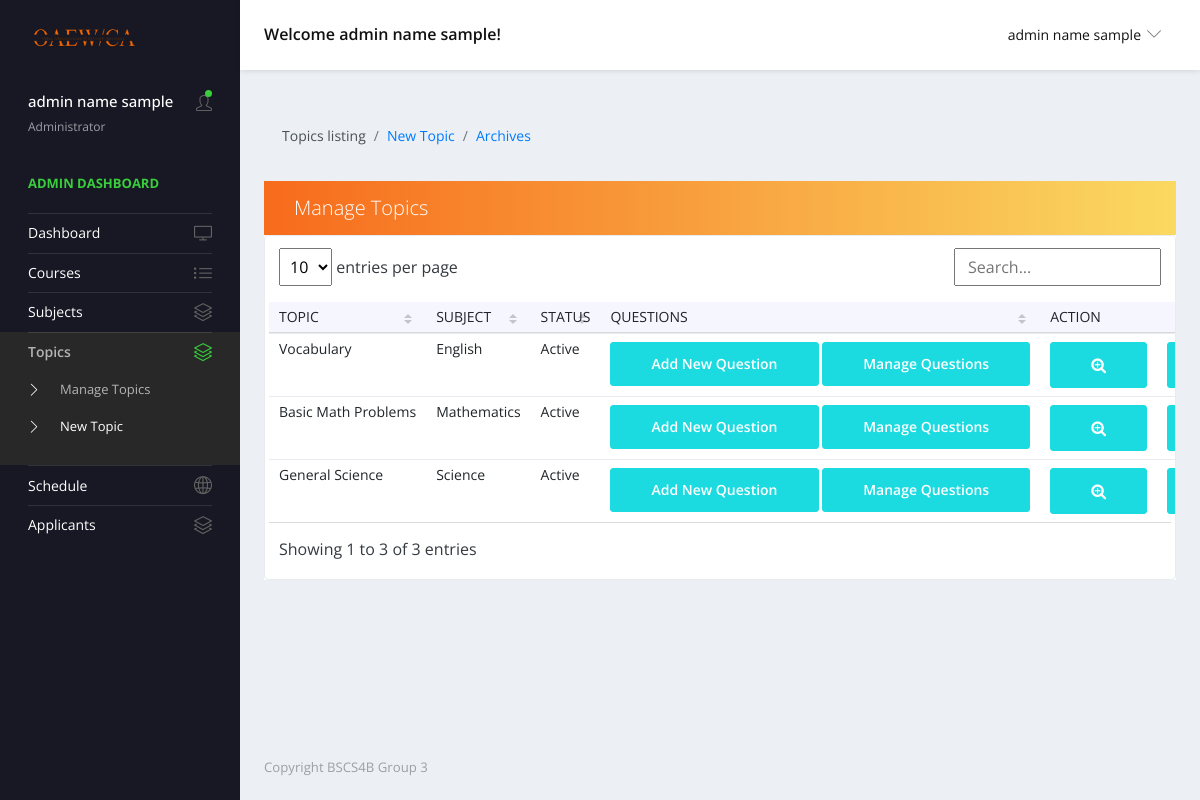
Screenshot of /views/manage-topics.php (signed in) with the database file from the repository.
### tables this page shows
CREATE TABLE `tbl_exam_topics` (
  `topic_id` int(11) NOT NULL,
  `topic_name` varchar(255) NOT NULL,
  `topic_desc` varchar(255) NOT NULL,
  `topic_duration` int(11) NOT NULL,
  `topic_stat` int(11) NOT NULL,
  `topic_stamp` timestamp NOT NULL DEFAULT current_timestamp(),
  `topic_subj` int(11) NOT NULL
);

CREATE TABLE `tbl_exam_subjects` (
  `subj_id` int(11) NOT NULL,
  `subj_name` varchar(255) NOT NULL,
  `subj_desc` varchar(255) NOT NULL,
  `subj_status` int(11) NOT NULL,
  `subj_timestamp` timestamp NOT NULL DEFAULT current_timestamp()
);

### forms/adminQueries.php (called while the page is built, shortened)
<?php
function getTopics() {
    $url = 'localhost';
    $username = 'root';
    $password = '';
    $conn = new mysqli($url, $username, $password, 'project');
    $sql = mysqli_query($conn,
    "SELECT *
    FROM tbl_exam_topics
    ");
    return mysqli_fetch_all($sql, MYSQLI_ASSOC);
}
?>

### views/manage-topics.php (the view, shortened to what this page needs)
<?php
    include '../forms/adminQueries.php';
?>
<!DOCTYPE html>
<html lang="en">
  <head>
    <link rel="stylesheet" href="../vendors/simple-line-icons/css/simple-line-icons.css">
    <link rel="stylesheet" href="../vendors/flag-icon-css/css/flag-icon.min.css">
    <link rel="stylesheet" href="../vendors/css/vendor.bundle.base.css">
    <link rel="stylesheet" href="../vendors/daterangepicker/daterangepicker.css">
    <link rel="stylesheet" href="../vendors/chartist/chartist.min.css">
    <link rel="stylesheet" href="../assets/css/style-admin.css">
    <link rel="stylesheet" href="https://cdnjs.cloudflare.com/ajax/libs/font-awesome/4.7.0/css/font-awesome.min.css">
  </head>
  <body>
    <div class="container-scroller">
      <nav class="navbar default-layout-navbar col-lg-12 col-12 p-0 fixed-top d-flex flex-row">
        <div class="navbar-brand-wrapper d-flex align-items-center">
          <a class="navbar-brand brand-logo" href="../views/admin.php">
            <img src="../assets/img/OAEWCA-LOGO copy.png" alt="logo" class="logo-dark" />
          </a>
        </div>
        <div class="navbar-menu-wrapper d-flex align-items-center flex-grow-1">
          <h5 class="mb-0 font-weight-medium d-none d-lg-flex">Welcome <?php echo ($_SESSION['fullname']); ?>!</h5>
          <ul class="navbar-nav navbar-nav-right ml-auto">
            <li class="nav-item dropdown d-none d-xl-inline-flex user-dropdown">
              <a class="nav-link dropdown-toggle" id="UserDropdown" href="#" data-toggle="dropdown" aria-expanded="false">
               <span class="font-weight-normal"> <?php echo ($_SESSION['fullname']); ?> </span></a>
            </li>
          </ul>
        </div>
      </nav>
      <div class="container-fluid page-body-wrapper">
        <nav class="sidebar sidebar-offcanvas" id="sidebar">
          <ul class="nav">
            <li class="nav-item nav-profile">
              <a href="#" class="nav-link">
                <div class="text-wrapper">
                  <p class="profile-name"><?php echo ($_SESSION['fullname']); ?></p>
                  <p class="designation">Administrator</p>
                </div>
                <div class="icon-container">
                  <i class="icon-user"></i>
                  <div class="dot-indicator bg-success"></div>
                </div>
              </a>
            </li>
            <li class="nav-item nav-category">
              <span class="nav-link">Admin Dashboard</span>
            </li>
            <li class="nav-item">
              <a class="nav-link" href="../views/admin.php">
                <span class="menu-title">Dashboard</span>
                <i class="icon-screen-desktop menu-icon"></i>
              </a>
            </li>
            <li class="nav-item">
              <a class="nav-link" href="../views/admin-courses.php">
                <span class="menu-title">Courses</span>
                <i class="icon-list menu-icon"></i>
              </a>
            </li>
            <li class="nav-item">
              <a class="nav-link" data-toggle="collapse" href="#ui-subjects" aria-expanded="false" aria-controls="ui-subjects">
                <span class="menu-title">Subjects</span>
                <i class="icon-layers menu-icon"></i>
              </a>
            </li>
            <li class="nav-item">
              <a class="nav-link" data-toggle="collapse" href="#ui-topics" aria-expanded="false" aria-controls="ui-topics">
                <span class="menu-title">Topics</span>
                <i class="icon-layers menu-icon"></i>
              </a>
              <div class="collapse" id="ui-topics">
                <ul class="nav flex-column sub-menu">
                  <li class="nav-item"> <a class="nav-link" href="../views/manage-topics.php">Manage Topics</a></li>
                  <li class="nav-item"> <a class="nav-link" href="../views/new-topic.php">New Topic</a></li>
                </ul>
              </div>
            </li>
            <li class="nav-item">
              <a class="nav-link" href="../views/admin-schedule.php">
                <span class="menu-title">Schedule</span>
                <i class="icon-globe menu-icon"></i>
              </a>
            </li>
            <li class="nav-item">
              <a class="nav-link" data-toggle="collapse" href="#ui-applicants" aria-expanded="false" aria-controls="ui-applicants">
                <span class="menu-title">Applicants</span>
                <i class="icon-layers menu-icon"></i>
              </a>
            </li>
          </ul>
        </nav>
        <div class="main-panel">
        <div class="content-wrapper">
          <div class="page-header">
            <nav>
              <ol class="breadcrumb">
                <li class="breadcrumb-item active">Topics listing</li>
                <li class="breadcrumb-item"><a href="../views/new-topic.php">New Topic</a></li>
                <li class="breadcrumb-item"><a href="../views/archived_topic.php">Archives</a></li>
              </ol>
            </nav>
          </div>
          <div class="row quick-action-toolbar">
            <div class="col-md-12 grid-margin">
              <div class="card">
                  <div class="card-header d-block d-md-flex">
                    <p class="lead mb-0 ">Manage Topics</p>
                  </div>
                  <div class="table-responsive border rounded p-1">
                    <table class="table table-hover text-nowrap datatable">
                      <thead>
                        <tr>
                          <th scope="col">TOPIC</th>
                          <th scope="col">SUBJECT</th>
                          <th scope="col">STATUS</th>
                          <th scope="col">QUESTIONS</th>
                          <th scope="col">ACTION</th>
                        </tr>
                      </thead>
                      <tbody>
                        <?php
                        $rows = getTopics();
                        $i = 0;
                        while ($i < count($rows)) {
                          $row = $rows[$i];
                          $id = $row['topic_id'];
                          $name = $row['topic_name'];
                          $state = $row['topic_stat'];
                          $desc = $row['topic_desc'];
                          $duration = $row['topic_duration'];
                          $subj = $row['topic_subj'];
                          $stamp = $row['topic_stamp'];
                          if ($state == 1){ $status = "Active";}
                          else if ($state == 0) { $status = "Inactive";}
                          $url = 'localhost';
                          $username = 'root';
                          $password = '';
                          $conn = new mysqli($url, $username, $password, 'project');
                        $sql = "select * from tbl_exam_subjects where subj_id = '".$subj."'";
                        $result = $conn->query($sql);
                        $check = $result->fetch_assoc();
                          $subject = $check['subj_name'];
                        $lqs = "select count(*) as total from tbl_topic_questions where Que_topic = '".$id."'";
                        $count = $conn->query($lqs);
                        $recheck = $count->fetch_assoc();
                          $que_count = $recheck['total'];
                          echo "<tr>
                                    <td>" . $name . "</td>
                                    <td>" . $subject . "</td>
                                    <td>" . $status . "</td>
                                    <td>" .
                            "<div class='d-flex '>
                                <form method='POST'>
                                <button type='button' id='addbutton' class = 'btn btn-primary editbtn' data-bs-toggle='modal' data-bs-target='#addModal' data-editid='$id' data-editName='$name' onClick='addQuestion(this)'>
                                Add New Question
                               </button>
                               <button type='button' id='managebutton' class = 'btn btn-primary editbtn' data-bs-toggle='modal' data-bs-target='#manageModal' data-manageid='$id' data-manageCount='$que_count' data-manageName='$name' onClick='manageQuestion(this)'>
                               Manage Questions
                              </button>";
                          echo "</form>" .
                            "</div>" .
                            "</td>" .
                            "<td>" .
                            "<div class='d-flex '>
                                <form method='POST'>
                                <button type='button' id='expandbutton' class = 'btn btn-primary editbtn' data-bs-toggle='modal' data-bs-target='#expandmodal' data-exname='$name' data-exStatus='$state' data-exSubj='$subject' data-dura='$duration' data-exDesc='$desc' data-exTime='$stamp' onClick='expand(this)'>
                                <i class='fa fa-search-plus'></i>
                               </button>
                                <button type='button' id='editButton' class = 'btn btn-primary mx-3 editbtn' data-bs-toggle='modal' data-bs-target='#editmodal' data-editid='$id' data-editName='$name' data-dura='$duration data-status='$state' data-description='$desc' onClick='editSubject(this)'>
                                <i class='fa fa-pencil'></i>
                                </button>
                            <button type='button' class='btn btn-danger delbtn' data-bs-toggle='modal' data-bs-target='#delmodal' data-courseid='$id' data-question='$name' onClick='archiveCourse(this)'><i class='fa fa-trash-o'></i></button> </form>" .
                            "</div>" .
                            "</td>" .
                            "</td>
                                  </tr>";
                          $i++;
                        }
                        ?>
                      </tbody>
                    </table>
                      </div>
                  </div>
              </div>
          </div>
        </div>
        <footer class="footer">
          <div class="d-sm-flex justify-content-center justify-content-sm-between">
            <span class="text-muted d-block text-center text-sm-left d-sm-inline-block">Copyright BSCS4B Group 3</span>
          </div>
        </footer>
      </div>
    </div>
    </div>
    <link href="../assets/vendor/simple-datatables/style.css" rel="stylesheet">
  </body>
</html>

### rows the page displays
tbl_exam_topics: topic_name "Vocabulary", tbl_exam_subjects.subj_name "English", topic_stat "Active"
tbl_exam_topics: topic_name "Basic Math Problems", tbl_exam_subjects.subj_name "Mathematics", topic_stat "Active"
tbl_exam_topics: topic_name "General Science", tbl_exam_subjects.subj_name "Science", topic_stat "Active"

### other values shown
$_SESSION['fullname'] "admin name sample"
